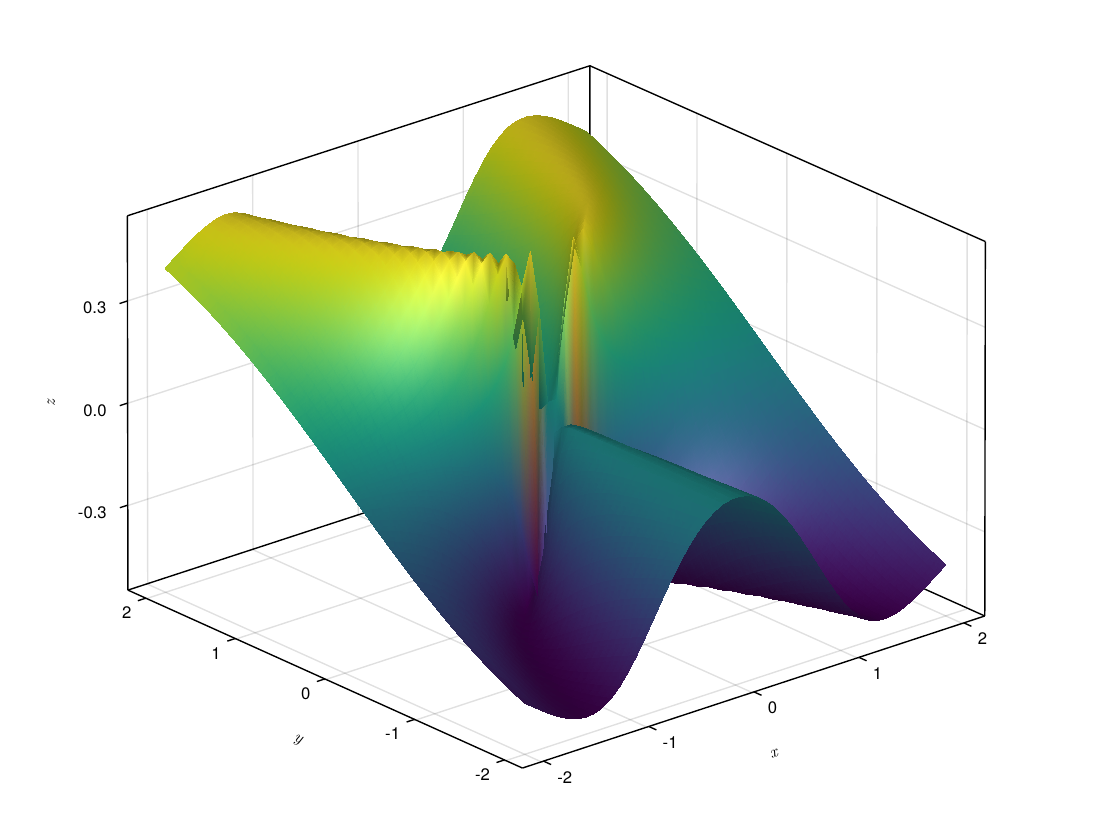

Write Julia code to recreate this figure.
using CairoMakie
graphictype = "svg"
CairoMakie.activate!(type = graphictype)
f(x,y) = x^2*y/(x^4+y^2)
xs = ys = range(-2, 2; length=50)
zs = f.(xs, ys')
size_inches = (8, 6)
size_pt = 100 .* size_inches
fig = Figure(resolution = size_pt, fontsize = 12, backgroundcolor=:transparent)
ax = Axis3(fig[1,1], xlabel = L"$x$", ylabel = L"$y$", zlabel = L"$z$")
surface!(ax, xs, ys, zs)
save("img/derivadas-funciones-varias-variables/no-existencia-limite." * graphictype, fig, pt_per_unit = 1)
fig
